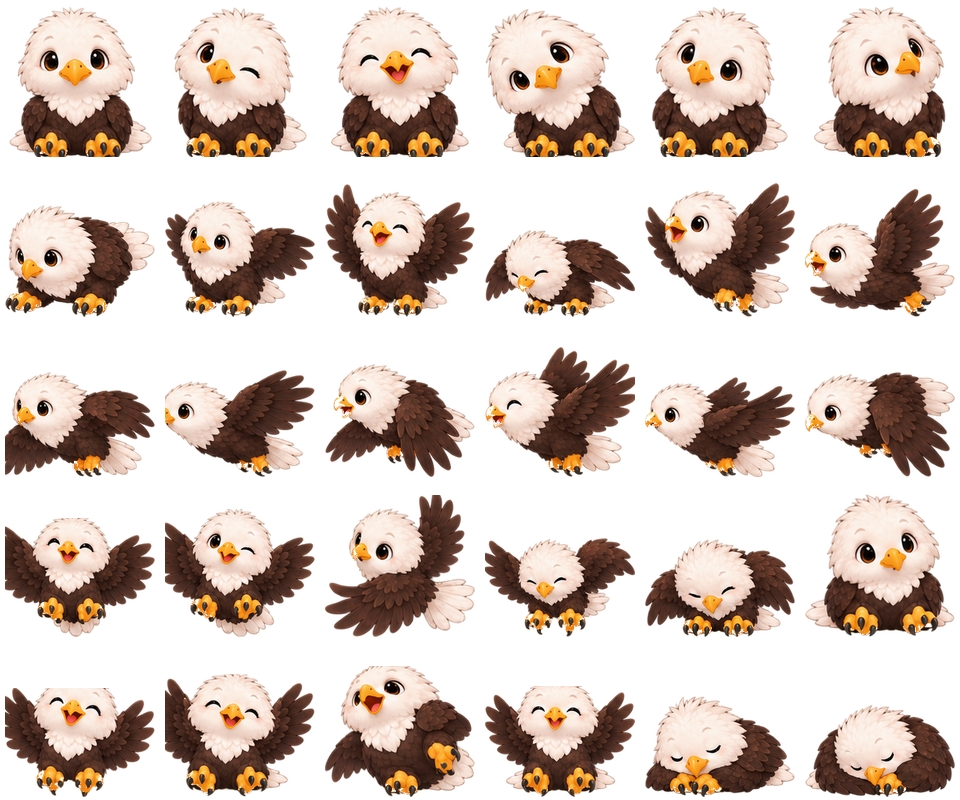
#> input picture assets/bibi-motion-left.png, 960 x 800 px, given in place of booboo-motion.png, which was not available
$ python build_behavior_atlases.py
#> lines starting #> are read from the running program, lines starting #| are printed output that depends on the picture; after the words box and inside, x2 and y2 are one past the last pixel; in counts of white or black regions, pixels touching at a corner belong together; pictures that were not available may be replaced by others from this repository, and a replacement may not be noted
### app/behavior_art.py
"""Painted gestures and reversible posture transitions for each illustrated pet."""

SIGNATURES = {
    "bunny": ("wash_face", "sniff", "hind_stretch"),
    "mookrata": ("wag_tail", "sniff_ground", "play_bow"),
    "kitten": ("groom", "knead", "watch_tail"),
    "bibi": ("preen", "wing_stretch", "one_leg"),
    "dragon": ("hug_tail", "hiccup", "wing_blanket"),
}
EXTRA_CLIPS = {
    character: {name: tuple(f"extra_{name}_{i:02d}" for i in range(length))
                for name, length in [("wake_stretch", 25),
                                     *[(name, 20) for name in signatures],
                                     ("travel_ready", 25)]}
    for character, signatures in SIGNATURES.items()
}
EXTRA_CLIPS["dragon"]["hiccup"] = tuple(f"extra_hiccup_{i:02d}" for i in range(25))
for name, length in (("threat", 30), ("roar", 30), ("storm_hover", 140), ("wing_gust", 60), ("belly_smoke", 120), ("roll_enter", 15), ("roll_loop", 90), ("roll_exit", 15), ("fury", 180), ("ground_ready", 25), ("ground_walk", 40), ("run", 40), ("ignition_reaction", 40)):
    EXTRA_CLIPS["dragon"][name] = tuple(f"extra_{name}_{i:02d}" for i in range(length))
from app.dragon_personality import NEW_ACTIVITIES, PERCH_CLIPS
for name in (*NEW_ACTIVITIES, *PERCH_CLIPS):
    EXTRA_CLIPS['dragon'][name] = tuple(f'extra_{name}_{i:02d}' for i in range(40))
EXTRA_POSES = {character: tuple(pose for clip in clips.values() for pose in clip)
               for character, clips in EXTRA_CLIPS.items()}


# [17 lines left out: functions gesture_pose, posture, not called in this run]


class PostureTransition:
    """Join activities through painted body poses; never move while turning."""
    # [22 lines left out: functions __init__, connect, not called in this run]

    @property
    def active(self):
        return bool(self.queue)

    # [14 lines left out: functions step, pose, not called in this run]

### scripts/build_pet_atlases.py
"""Bake 40 painted keyframes and 45 inbetweens into 85 runtime frames.

Artwork regeneration only: pip install Pillow numpy opencv-python.
The application and packaged builds do not need these libraries.
"""

from pathlib import Path

import cv2
import numpy as np
from PIL import Image, ImageOps

ROOT = Path(__file__).resolve().parents[1]
CELL = 160
NAMES = {"bunny": "booboo", "mookrata": "moo-krata", "bibi": "bibi", "kitten": "kitten"}
CLIPS = (("idle", 15), ("walk", 20), ("roll", 20), ("sleep", 15), ("hop", 15))


def isolate(image):
    rgba = np.asarray(image.convert("RGBA")).copy()
    alpha = rgba[:, :, 3]
    # Generated alpha sometimes includes almost-transparent mask speckles.
    # Identify the solid subject, then retain its original soft fur perimeter.
    core = np.uint8(alpha > 200)
    core = cv2.morphologyEx(core, cv2.MORPH_OPEN, np.ones((3, 3), np.uint8))
    count, labels, stats, _ = cv2.connectedComponentsWithStats(core, 8)
    if count < 2:
        raise ValueError("Missing subject")
    component = 1 + np.argmax(stats[1:, cv2.CC_STAT_AREA])
    mask = cv2.dilate(np.uint8(labels == component), np.ones((5, 5), np.uint8)) > 0
    alpha[~mask | (alpha < 48)] = 0
    # Pure mask red/yellow are not the warm pink noses or golden beaks.
    r, g, b = (rgba[:, :, i] for i in range(3))
    mask_marks = ((r > 240) & (g < 35) & (b < 35)) | ((r > 240) & (g > 235) & (b < 30))
    alpha[mask_marks] = 0
    rgba[:, :, 3] = alpha
    rgba[alpha == 0, :3] = 0
    return Image.fromarray(rgba)


# [42 lines left out: functions extract_subjects, normalize, not called in this run]


def premultiplied(image):
    value = np.asarray(image).astype(np.float32) / 255
    value[:, :, :3] *= value[:, :, 3:4]
    return value


def inbetweens(a, b, count):
    """Motion-compensated tweening without blending two faces together."""
    pa, pb = premultiplied(a), premultiplied(b)
    def gray(p):
        composited = p[:, :, :3] + (1 - p[:, :, 3:4]) * 0.75
        return cv2.cvtColor(np.uint8(np.clip(composited * 255, 0, 255)), cv2.COLOR_RGB2GRAY)
    flow = cv2.DISOpticalFlow_create(cv2.DISOPTICAL_FLOW_PRESET_MEDIUM)
    forward = flow.calc(gray(pa), gray(pb), None)
    backward = flow.calc(gray(pb), gray(pa), None)
    # Keep local texture warps small; large viewpoint changes should use
    # painted keyframes, not a flow field that stretches faces or tears ears.
    for field in (forward, backward):
        magnitude = np.linalg.norm(field, axis=2, keepdims=True)
        field *= np.minimum(1.0, 9.0 / np.maximum(magnitude, 0.001))
        field[:] = cv2.GaussianBlur(field, (5, 5), 1.0)
    y, x = np.mgrid[0:CELL, 0:CELL].astype(np.float32)
    frames = [a]
    for index in range(1, count):
        t = index / count
        def inverse(field, amount):
            mx, my = x.copy(), y.copy()
            for _ in range(4):
                sampled = cv2.remap(field, mx, my, cv2.INTER_LINEAR)
                mx, my = x - sampled[:, :, 0] * amount, y - sampled[:, :, 1] * amount
            return mx, my
        ax, ay = inverse(forward, t)
        bx, by = inverse(backward, 1 - t)
        wa = cv2.remap(pa, ax, ay,
                       cv2.INTER_LINEAR, borderMode=cv2.BORDER_CONSTANT)
        wb = cv2.remap(pb, bx, by,
                       cv2.INTER_LINEAR, borderMode=cv2.BORDER_CONSTANT)
        # One texture per tween keeps eyes, nostrils and talons singular.
        blended = wa if t <= 0.5 else wb
        alpha = blended[:, :, 3:4]
        blended[:, :, :3] = np.divide(blended[:, :, :3], alpha,
                                     out=np.zeros_like(blended[:, :, :3]), where=alpha > 0.001)
        pixels = np.uint8(np.clip(blended * 255, 0, 255))
        pixels[pixels[:, :, 3] < 10] = 0
        frames.append(Image.fromarray(pixels))
    return frames


# [37 lines left out: function build, not called in this run]


# [3 lines that do not run on import are left out]

### scripts/build_behavior_atlases.py
"""Append painted gestures and transitions; preserve the existing base frames.

Artwork baking only: Pillow, numpy, OpenCV. Runtime still uses only Tk.
"""

from pathlib import Path
import math
import sys

import cv2
import numpy as np
from PIL import Image, ImageOps

ROOT = Path(__file__).resolve().parents[1]
sys.path.insert(0, str(ROOT))
from app.behavior_art import EXTRA_CLIPS
from app.animation_clips import ALL_POSES
from app.dragon_animation import DRAGON_POSES, DRAGON_CLIPS
from build_pet_atlases import CELL, inbetweens, isolate

NAMES = {"bunny": "booboo", "mookrata": "moo-krata", "kitten": "kitten", "bibi": "bibi", "dragon": "dragon"}


def extract(source, count=25, columns=5):
    sheet = Image.open(source).convert("RGBA")
    rgba = np.asarray(sheet).copy()
    core = cv2.morphologyEx(np.uint8(rgba[:, :, 3] > 180), cv2.MORPH_OPEN,
                           np.ones((5, 5), np.uint8))
    _, labels, stats, centers = cv2.connectedComponentsWithStats(core, 8)
    bodies = list(np.argsort(stats[1:, cv2.CC_STAT_AREA])[-count:] + 1)
    if len(bodies) != count or min(stats[i, cv2.CC_STAT_AREA] for i in bodies) < 1000:
        raise ValueError(f"Expected {count} complete subjects: {source}")
    bodies.sort(key=lambda i: centers[i, 1])
    ordered = []
    for row in range(count // columns):
        ordered.extend(sorted(bodies[row*columns:(row+1)*columns], key=lambda i: centers[i, 0]))
    result = []
    for body in ordered:
        mask = cv2.dilate(np.uint8(labels == body), np.ones((7, 7), np.uint8))
        subject = rgba.copy()
        subject[mask == 0] = 0
        clean = isolate(Image.fromarray(subject))
        bounds = clean.getchannel("A").getbbox()
        if not bounds or min(bounds[0], bounds[1], sheet.width-bounds[2], sheet.height-bounds[3]) < 2:
            raise ValueError(f"Clipped source body: {source}, {body}")
        result.append(clean.crop(bounds))
    return result


def frame_at(atlas, index):
    return atlas.crop((index % 5*CELL, index//5*CELL,
                       (index%5+1)*CELL, (index//5+1)*CELL))


def tween_path(keys, count):
    frames = []
    base, extra = divmod(count-1, len(keys)-1)
    for i in range(len(keys)-1):
        frames.extend(inbetweens(keys[i], keys[i+1], base+(i < extra)))
    return frames + [keys[-1]]


def normalize_row(cells, reference, reference_index=0):
    bounds = reference.getchannel("A").getbbox()
    scale = min((bounds[3]-bounds[1])/cells[reference_index].height,
                132/max(c.height for c in cells), 136/max(c.width for c in cells))
    anchor_x = (bounds[0]+bounds[2])/2
    anchor_y = bounds[3]
    frames = []
    for cell in cells:
        size = (round(cell.width*scale), round(cell.height*scale))
        resized = cell.resize(size, Image.Resampling.LANCZOS)
        image = Image.new("RGBA", (CELL, CELL))
        image.alpha_composite(resized, (round(anchor_x-size[0]/2), round(anchor_y-size[1])))
        frames.append(image)
    return frames


def save(character, frames):
    name = NAMES[character]
    assert len(frames) % 5 == 0
    atlas = Image.new("RGBA", (CELL*5, CELL*(len(frames)//5)))
    left = Image.new("RGBA", atlas.size)
    for i, frame in enumerate(frames):
        b = frame.getchannel("A").point(lambda a: 255 if a > 32 else 0).getbbox()
        if not b or min(b[0], b[1], CELL-b[2], CELL-b[3]) < 6:
            raise ValueError(f"Clipped baked frame {character}:{i}: {b}")
        at = (i%5*CELL, i//5*CELL)
        atlas.alpha_composite(frame, at)
        left.alpha_composite(ImageOps.mirror(frame), at)
    for image, suffix in ((atlas, ""), (left, "-left")):
        image.save(ROOT / f"assets/{name}-motion{suffix}.png", optimize=True)
        hard = image.copy()
        hard.putalpha(image.getchannel("A").point(lambda a: 255 if a >= 128 else 0))
        hard.save(ROOT / f"assets/{name}-motion{suffix}-windows.png", optimize=True)
        if character == "dragon":
            from app.pet_sprites import PAGE_FRAMES
            for platform,source in (("macos",image),("windows",hard)):
                directory = ROOT / f"assets/runtime/dragon-{platform}"
                directory.mkdir(parents=True,exist_ok=True)
                for start in range(0,len(frames),PAGE_FRAMES):
                    y = start//5*CELL
                    end = min(source.height,y+PAGE_FRAMES//5*CELL)
                    side = "left" if suffix else "right"
                    source.crop((0,y,CELL*5,end)).save(directory/f"{side}-{start//PAGE_FRAMES:02d}.png",optimize=True)


def build(character):
    name = NAMES[character]
    atlas = Image.open(ROOT / f"assets/{name}-motion.png").convert("RGBA")
    base = DRAGON_POSES if character == "dragon" else ALL_POSES
    frames = [frame_at(atlas, i) for i in range(len(base))]
    idle = frames[0]
    sleep = frames[base.index(DRAGON_CLIPS["sleep"][-1])] if character == "dragon" else frames[69]
    travel = frames[base.index(DRAGON_CLIPS["takeoff"][0])] if character == "dragon" else frames[70 if character == "bibi" else 15]
    painted = extract(ROOT / f"assets/source/{name}-behaviors.png")
    actions = extract(ROOT / "assets/source/dragon-actions.png", count=20) if character == "dragon" else []
    previews = []
    for row, (clip, poses) in enumerate(EXTRA_CLIPS[character].items()):
        ref = sleep if clip in {"hug_tail", "wing_blanket"} else idle
        from app.dragon_personality import NEW_ACTIVITIES, PERCH_CLIPS
        if character=='dragon' and clip in (*NEW_ACTIVITIES,*PERCH_CLIPS):
            from build_dragon_personality import sequences
            frames.extend(sequences()[clip]);continue
        if clip == 'ignition_reaction':
            keys=normalize_row(extract(ROOT/'assets/source/dragon-ignition-reaction.png',count=10),idle)
            keys[0]=keys[-1]=idle
            frames.extend(tween_path(keys,len(poses)));continue
        if clip in {"ground_ready", "ground_walk", "run"}:
            from build_dragon_gaits import ground_sequences
            if clip == "ground_ready":
                ground = ground_sequences(idle)
            frames.extend(ground[clip]);continue
        if clip == "fury":
            from build_dragon_stunts import fury_sequence
            frames.extend(fury_sequence(idle));continue
        if clip == "belly_smoke":
            from build_dragon_stunts import belly_sequence
            frames.extend(belly_sequence(idle));continue
        if clip.startswith("roll_"):
            from build_dragon_stunts import roll_sequences
            if clip=="roll_enter":
                rolls=roll_sequences(frames[base.index(DRAGON_CLIPS["hover"][0])])
            frames.extend(rolls[clip]);continue
        if clip == "wing_gust":
            keys = normalize_row(extract(ROOT/"assets/source/dragon-wing-gust.png",count=5),idle)
            keys[0] = keys[-1] = idle
            frames.extend(tween_path(keys,len(poses)))
            continue
        cells = (actions[(row-4)*5:(row-3)*5] if row >= 5 else painted[row*5:(row+1)*5])
        keys = normalize_row(cells, ref, 4 if row == 0 else 0)
        keys[0] = sleep if row == 0 else ref
        keys[-1] = travel if clip == "travel_ready" else ref
        sequence = tween_path(keys, len(poses))
        if clip == "storm_hover":
            # Four slow wingbeats; VFX can flash much faster than the body.
            aerial = []
            for f in normalize_row(cells, ref):
                raised = Image.new("RGBA", (CELL, CELL)); raised.alpha_composite(f, (0,-10)); aerial.append(raised)
            sequence = (inbetweens(idle,aerial[0],16) + tween_path(aerial,27)*4
                        + inbetweens(aerial[-1],idle,15) + [idle])
            # Subpixel body breathing/follow-through avoids a mechanically
            # identical texture loop while the wingbeat retains its anatomy.
            for i in range(16,124):
                bob = 1.3*math.sin(i*.19)+.6*math.sin(i*.073)
                sequence[i] = sequence[i].transform((CELL,CELL), Image.Transform.AFFINE,
                                                     (1,0,0,0,1,-bob), Image.Resampling.BICUBIC)
            assert len(sequence) == len(poses)
        frames.extend(sequence)
        if row < 4:
            previews.extend(sequence)
    save(character, frames)
    demo = []
    for frame in previews:
        image = Image.new("RGB", frame.size, "#e8edf2")
        image.paste(frame, mask=frame.getchannel("A"))
        demo.append(image)
    demo[0].save(ROOT / f"assets/readme/{name}-behaviors.gif", save_all=True,
                 append_images=demo[1:], duration=180, loop=0, disposal=2)
    if character == "dragon":
        extra_start = len(base)
        for clip in ("threat", "roar", "storm_hover"):
            first = sum(len(p) for n, p in EXTRA_CLIPS[character].items()
                        if list(EXTRA_CLIPS[character]).index(n) < list(EXTRA_CLIPS[character]).index(clip))
            sequence = frames[extra_start+first:extra_start+first+len(EXTRA_CLIPS[character][clip])]
            thumbnails = []
            for f in sequence:
                bg = Image.new("RGB", f.size, "#e8edf2"); bg.paste(f, mask=f.getchannel("A")); thumbnails.append(bg)
            thumbnails[0].save(ROOT / f"assets/readme/dragon-{clip}.gif", save_all=True,
                               append_images=thumbnails[1:], duration=150, loop=0, disposal=2)
    print(f"{character}: {len(frames)} frames; 3 new gestures and 2 connecting clips")


if __name__ == "__main__":
    for character in NAMES:
        build(character)
#> in build, atlas is the input picture: PIL image 960x800 RGBA; mean R, G, B, A 79.7, 63.8, 54.2, 116
#> in build, `frames = [frame_at(atlas, i) for i in range(len(base))]`: frames = 85 items
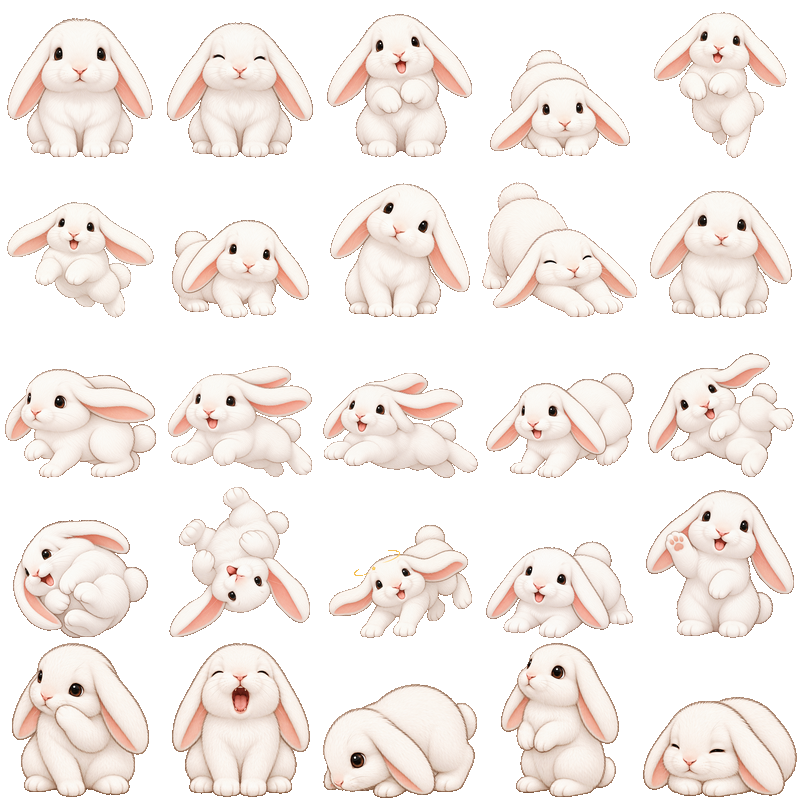
#> input picture assets/booboo-motion-left-windows.png, 800 x 800 px, given in place of booboo-behaviors.png, which was not available
#> in extract, sheet is the input picture: PIL image 800x800 RGBA; mean R, G, B, A 109.8, 102.4, 98.2, 118.7
#> in extract, `core = cv2.morphologyEx(np.uint8(rgba[:, :, 3] > 180), cv2.MORPH_OPEN,..`:
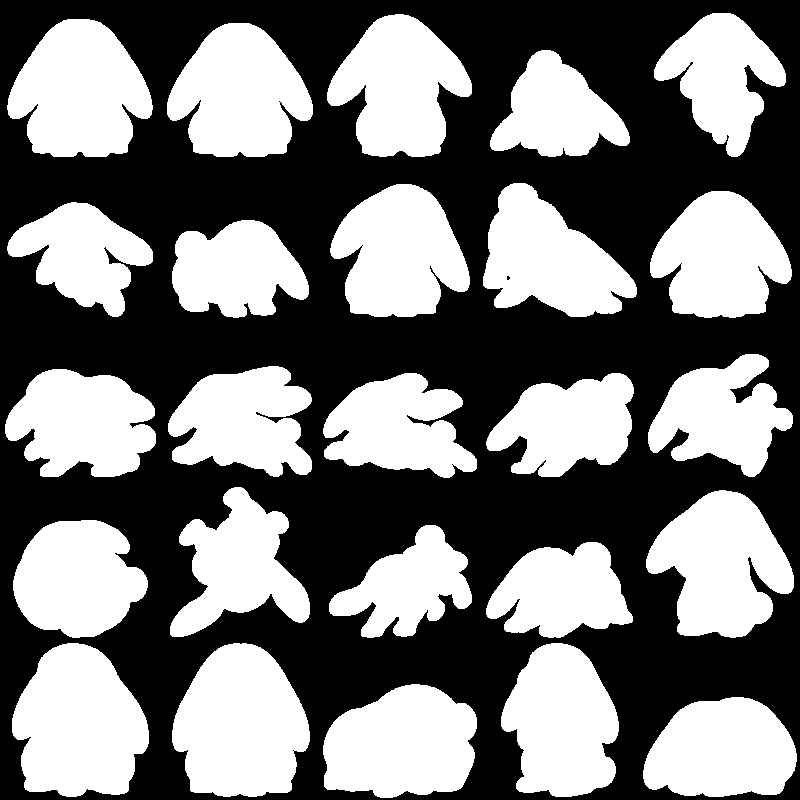
#> core: shape (800, 800); values 0 (black) and 1 (white), 46.5% white; 25 white regions, largest, box (x1, y1, x2, y2) and area: (172, 643, 310, 797) 15988, (12, 643, 149, 797) 15727, (7, 19, 153, 157) 14377
#> in extract, `_, labels, stats, centers = cv2.connectedComponentsWithStats(core, 8)`:
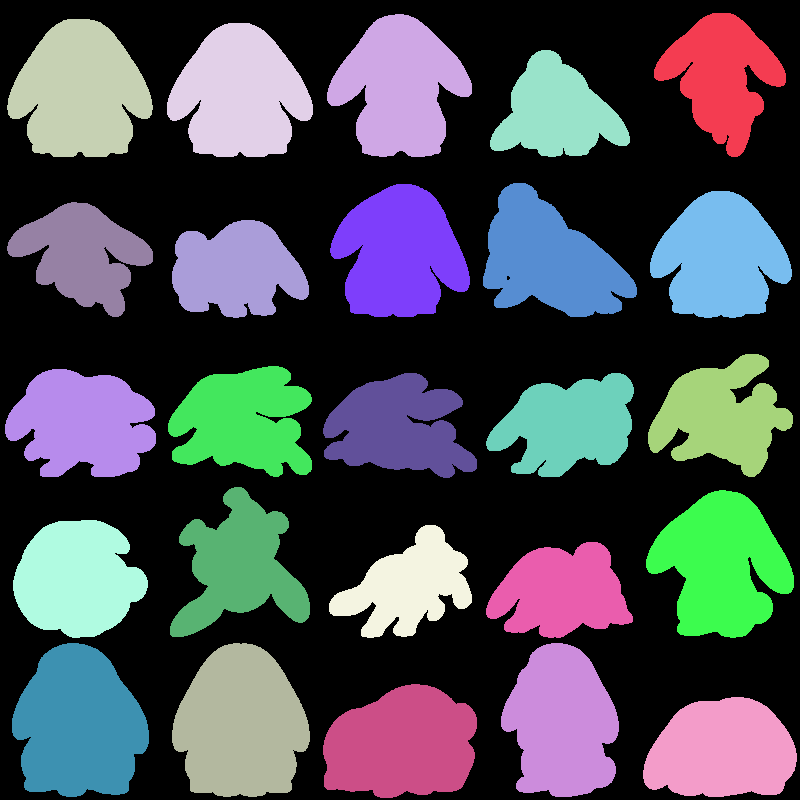
#> labels: shape (800, 800) int32; 26 distinct labels, from 0 to 25; one colour per label, 0 black
#> in extract, `_, labels, stats, centers = cv2.connectedComponentsWithStats(core, 8)`: stats = 26 rows, first 6: [0, 0, 800, 800, 342289], [654, 13, 132, 144, 10080], [327, 14, 145, 143, 13145], [7, 19, 146, 138, 14377], [167, 23, 146, 134, 13730], [490, 50, 140, 107, 8836]; centers = 26 pairs, first value 76.87 to 721.7, second value 75.85 to 750.4
#> in extract, `bodies = list(np.argsort(stats[1:, cv2.CC_STAT_AREA])[-count:] + 1)`: bodies = 25 values, max 25 at index 13, min 1 at index 5, mean 13
#> after the loop in extract, `for row in range(count // columns):`: ordered = 25 values, max 25 at index 24, min 1 at index 4, mean 13
#> the loop in extract, `for body in ordered:` made 25 passes
#> (body, stats in isolate, bounds) on passes 1, 2, 4: (3, [[0, 0, 800, 800, 625611], [7, 18, 146, 139, 14389]], (7, 18, 153, 158)), (4, [[0, 0, 800, 800, 626266], [167, 23, 146, 134, 13734]], (167, 22, 313, 158)), (5, [[0, 0, 800, 800, 631164], [490, 50, 140, 107, 8836]], (490, 50, 630, 157))
#> after the loop in extract, `for body in ordered:`:
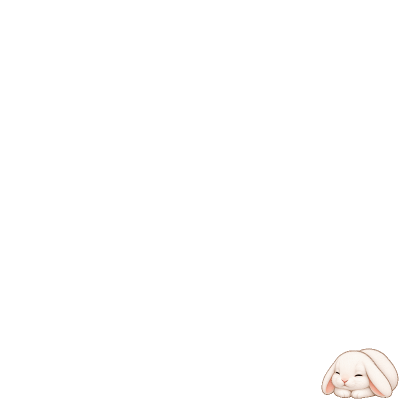
#> clean: PIL image 800x800 RGBA (shown at 1/2 size); mean R, G, B, A 4.4, 4.1, 3.9, 4.8; transparent parts drawn white
#> after the loop in extract, `for body in ordered:`: result = 25 items
#> in build, `cells = (actions[(row-4)*5:(row-3)*5] if row >= 5 else painted[row*5:(..`: cells = 5 items
#> in normalize_row, `bounds = reference.getchannel("A").getbbox()`: bounds = (9, 7, 152, 157)
#> in normalize_row, `scale = min((bounds[3]-bounds[1])/cells[reference_index].height, 132/m..`: scale = 0.904
#> in normalize_row, `anchor_x = (bounds[0]+bounds[2])/2`: anchor_x = 80.5
#> in normalize_row, `anchor_y = bounds[3]`: anchor_y = 157
#> the loop in normalize_row, `for cell in cells:` made 5 passes
#> size on passes 1 to 4: (132, 127), (132, 123), (131, 129), (127, 97)
#> after the loop in normalize_row, `for cell in cells:`:
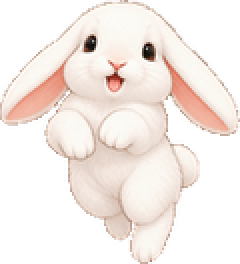
#> resized: PIL image 120x132 RGBA (shown 2 times larger); mean R, G, B, A 131.2, 121.2, 115.4, 132.5; transparent parts drawn white
#> after the loop in normalize_row, `for cell in cells:`: frames = 5 items
#> in tween_path, `base, extra = divmod(count-1, len(keys)-1)`: base = 6; extra = 0
#> the loop in tween_path, `for i in range(len(keys)-1):` made 4 passes
#> pass 1, in premultiplied (call 2), `value = np.asarray(image).astype(np.float32) / 255`:
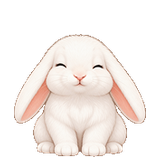
#> value: shape (160, 160, 4) float32; mean R, G, B, A 0.424, 0.393, 0.376, 0.439; transparent parts drawn white
#> after the loop in tween_path, `for i in range(len(keys)-1):`: frames = 24 items
#> in build, `sequence = tween_path(keys, len(poses))`: sequence = 25 items
#> the loop in save, `for i, frame in enumerate(frames):` made 1 pass
#> (the run stopped early here; a loop or call above may not have finished)
